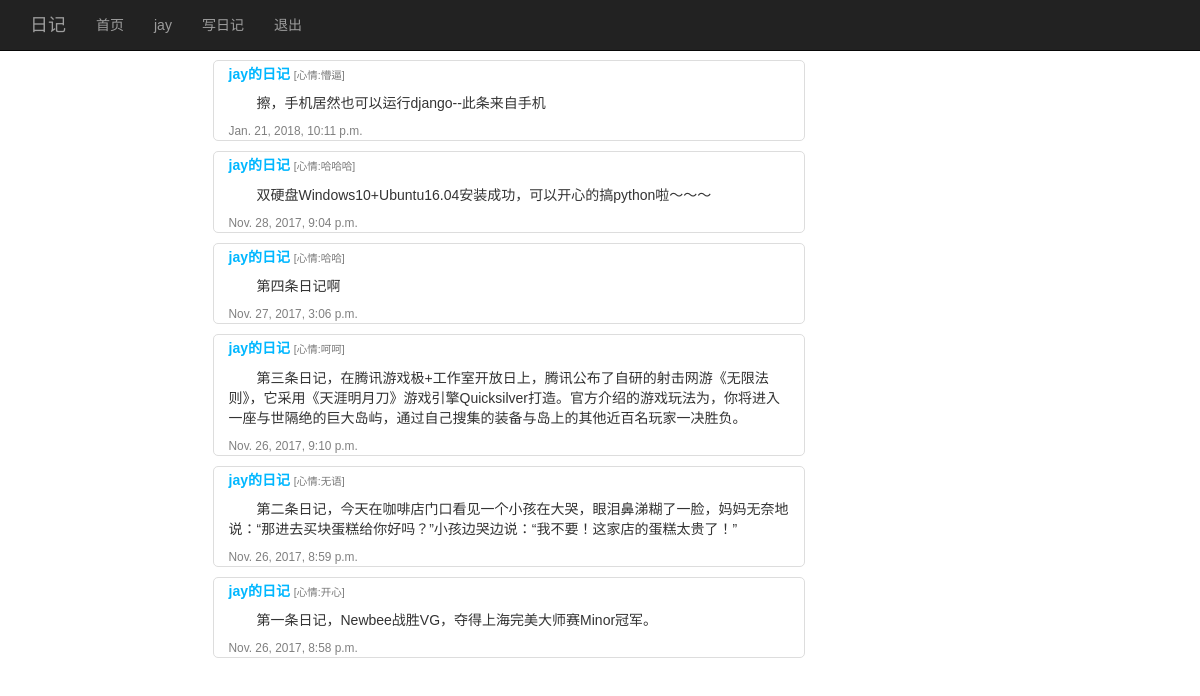
The page /diary/ (signed in) on the database its author committed.
### diary/models.py (models this page shows)
class Diary(models.Model):
    user = models.ForeignKey(User, default='',on_delete=models.CASCADE)
    content = models.CharField(max_length=1000)
    pub_date = models.DateTimeField('date_published')
    mood = models.CharField(max_length=10)

### diary/views.py (the view)
def index(request):#首页
    all_diaries = Diary.objects.order_by('-pub_date')
    if request.session.get('username'):
        username = request.session["username"]
    else:
        username = ''
    return render_to_response('diaries/index.html', {'username': username, 'all_diaries': all_diaries})

### diary/templates/diaries/index.html
{% extends "layout.html" %}
{% block content %}
    <div class="container">
        <div class="row">
            <div class="col-lg-1"></div>
            <div class="col-lg-7">
                {% if all_diaries %}
                    <ul>
                        {% for diary in all_diaries %}
                            <div id="diary-info" class="list-group-item">
                                <h5 id="diary-username"><a href="/diary/{{ diary.id }}">{{ diary.user.username }}的日记</a>
                                    <small>[心情:{{ diary.mood }}]</small>
                                </h5>
                                <p id="diary-content">{{ diary.content }}</p>
                                <small id="diary-time">{{ diary.pub_date }}</small>
                            </div>
                        {% endfor %}
                    </ul>
                {% else %}
                    <p>No diaries are available.</p>
                {% endif %}
            </div>
            <div class="col-lg-4"></div>
        </div>
    </div>
{% endblock %}

### diary/templates/diaries/layout.html (shortened to what this page needs)
<!DOCTYPE html>
<html lang="en">
<head>
    {% load static %}
    <link rel="stylesheet" href="{% static 'css/bootstrap.css' %}">
    <link rel="stylesheet" href="{% static 'css/style.css' %}">
</head>
<body>
<div class="container">
    <nav class="navbar navbar-inverse navbar-fixed-top">
        <div class="container">
            <div class="navbar-header">
                <a class="navbar-brand">日记</a>
            </div>
            <div>
                <ul class="nav navbar-nav">
                    <li><a href="/diary/">首页</a></li>
                    {% if username %}
                        <li><a href="/diary/{{username }}">{{ username }}</a></li>
                        <li><a href="/diary/postPage">写日记</a></li>
                        <li><a href="/diary/logout">退出</a></li>
                    {% else %}
                        <li><a href="/diary/logina">登录</a></li>
                        <li><a href="/diary/regPage">注册</a></li>
                    {% endif %}
                </ul>
            </div>
        </div>
    </nav>
</div>
{% block content %}{% endblock %}
</body>
</html>

### diary/static/css/style.css (style rules this page uses)
body { padding: 50px; font: 14px "Lucida Grande", Helvetica, Arial, sans-serif; }
a { color: #00B7FF; }
#diary-info { background: white; margin: 10px; padding-top: 4px; padding-bottom: 2px; border: 1px solid #ddd; border-radius: 5px }
#diary-username { margin-top: 2px; font-weight: 600; }
#diary-content { text-indent: 2em; }
#diary-time { color: gray; margin-top: 0px; }

### rows shown on the page
Diary: user.username "jay", mood "懵逼", content "擦，手机居然也可以运行django--此条来自手机", pub_date "Jan. 21, 2018, 10:11 p.m."
Diary: user.username "jay", mood "哈哈哈", content "双硬盘Windows10+Ubuntu16.04安装成功，可以开心的搞python啦～～～", pub_date "Nov. 28, 2017, 9:04 p.m."
Diary: user.username "jay", mood "哈哈", content "第四条日记啊", pub_date "Nov. 27, 2017, 3:06 p.m."
Diary: user.username "jay", mood "呵呵", content "第三条日记，在腾讯游戏极+工作室开放日上，腾讯公布了自研的射击网游《无限法则》，它采用《天涯明月刀》游戏引擎Quicksilver打造。官方介绍的游戏玩法为，你将进入一座与世隔绝的巨大岛屿，通过自己搜集的装备与岛上的其他近百名玩家一决胜负。", pub_date "Nov. 26, 2017, 9:10 p.m."
Diary: user.username "jay", mood "无语", content "第二条日记，今天在咖啡店门口看见一个小孩在大哭，眼泪鼻涕糊了一脸，妈妈无奈地说：“那进去买块蛋糕给你好吗？”小孩边哭边说：“我不要！这家店的蛋糕太贵了！” ​​​​", pub_date "Nov. 26, 2017, 8:59 p.m."
Diary: user.username "jay", mood "开心", content "第一条日记，Newbee战胜VG，夺得上海完美大师赛Minor冠军。", pub_date "Nov. 26, 2017, 8:58 p.m."

### other values the page prints
{{ username }} "jay"
